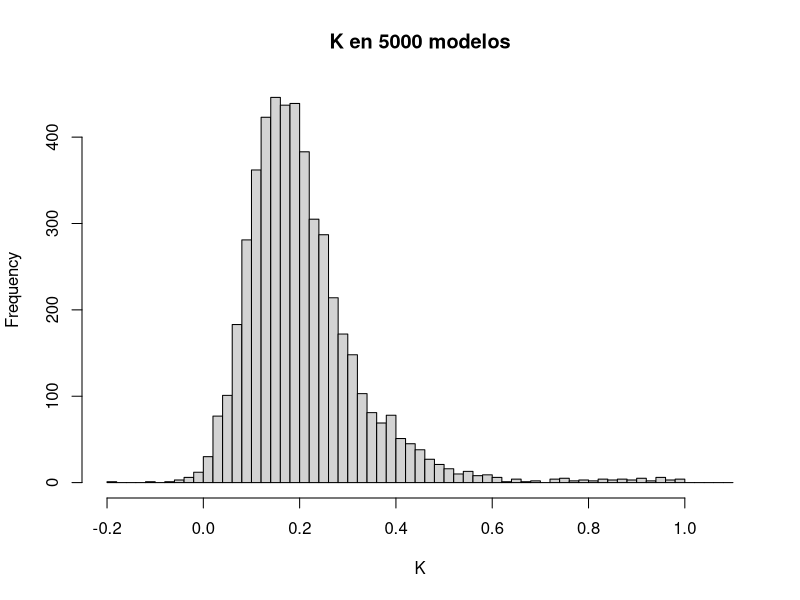

Write the R code that produced this figure. (Note: this script raises an error after producing the figure.)
past<-read.table("past.tsv",header=T,sep='\t',stringsAsFactors = F)
#plot(Outcome~diff,past)
indexes<-1:nrow(past);
get_model<-function(){
train_set_indexes<-sample(indexes,12)
test_set_indexes<-indexes[!indexes %in% train_set_indexes]
train<-past[sample(train_set_indexes,100,replace = T),3:4];
model <- glm(Outcome ~diff-1,family=binomial(link='logit'),data=train)
}
sample_models<-replicate(5000,get_model()$coefficients[1])
hist(sample_models[abs(sample_models)<1],breaks=seq(-0.2,1.1,0.02),main='K en 5000 modelos',xlab = 'K')
model<-get_model()
summary(model)
ano<-anova(model, test="Chisq")
ano
fitted.results <- predict(model,newdata=past[test_set_indexes,3:4],type='response')
fitted.results <- ifelse(fitted.results > 0.5,1,0)
misClasificError <- mean(fitted.results != past[test_set_indexes,"Outcome"])
print(paste('Accuracy',1-misClasificError))
diff_range=-15:15;
pvals<-1/(1+exp(-(-15:15*model$coefficients[1])))
test_vals=past[test_set_indexes,3:4]
hits=ifelse(fitted.results==past[test_set_indexes,"Outcome"],1,2)
main_title=paste("K=",round(model$coefficients[1],dig=3)," p-val=",ano$`Pr(>Chi)`[2]);
plot(diff_range,pvals,
     t='l',
     xlab='diferencia de puntos',
     ylab='prob victoria local',
     ylim=c(0,1),
     main=main_title);
points(test_vals,col=hits,pch=19)
library(ROCR)
p <- predict(model,newdata=past[test_set_indexes,3:4],type='response')
pr <- prediction(p, past[test_set_indexes,"Outcome"])
prf <- performance(pr, measure = "tpr", x.measure = "fpr")
#plot(prf)

auc <- performance(pr, measure = "auc")
auc <- auc@y.values[[1]]
auc
